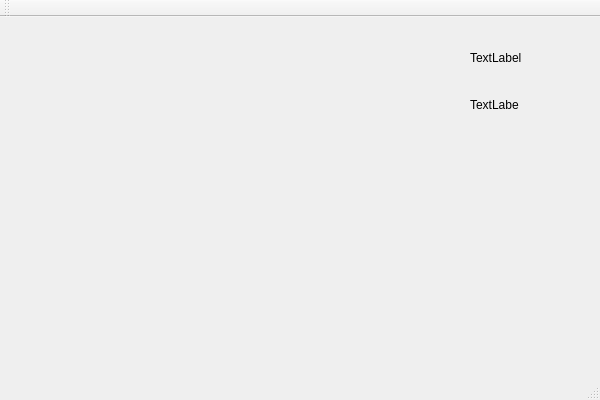
<?xml version="1.0" encoding="UTF-8"?>
<ui version="4.0">
 <class>LobbyClass</class>
 <widget class="QMainWindow" name="LobbyClass">
  <property name="geometry">
   <rect>
    <x>0</x>
    <y>0</y>
    <width>600</width>
    <height>400</height>
   </rect>
  </property>
  <property name="windowTitle">
   <string>Lobby</string>
  </property>
  <widget class="QWidget" name="centralWidget">
   <widget class="QLabel" name="Timer">
    <property name="geometry">
     <rect>
      <x>470</x>
      <y>20</y>
      <width>91</width>
      <height>41</height>
     </rect>
    </property>
    <property name="text">
     <string>TextLabel</string>
    </property>
   </widget>
   <widget class="QLabel" name="NumberOfPlayers">
    <property name="geometry">
     <rect>
      <x>470</x>
      <y>80</y>
      <width>49</width>
      <height>16</height>
     </rect>
    </property>
    <property name="text">
     <string>TextLabel</string>
    </property>
   </widget>
  </widget>
  <widget class="QMenuBar" name="menuBar">
   <property name="geometry">
    <rect>
     <x>0</x>
     <y>0</y>
     <width>600</width>
     <height>22</height>
    </rect>
   </property>
  </widget>
  <widget class="QToolBar" name="mainToolBar">
   <attribute name="toolBarArea">
    <enum>TopToolBarArea</enum>
   </attribute>
   <attribute name="toolBarBreak">
    <bool>false</bool>
   </attribute>
  </widget>
  <widget class="QStatusBar" name="statusBar"/>
 </widget>
 <layoutdefault spacing="6" margin="11"/>
 <resources/>
 <connections/>
</ui>
